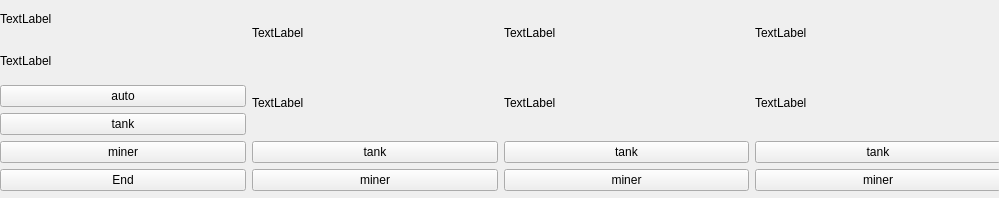
<?xml version="1.0" encoding="UTF-8"?>
<ui version="4.0">
 <class>Form1</class>
 <widget class="QWidget" name="Form1">
  <property name="geometry">
   <rect>
    <x>0</x>
    <y>0</y>
    <width>999</width>
    <height>198</height>
   </rect>
  </property>
  <property name="windowTitle">
   <string>Form</string>
  </property>
  <widget class="QWidget" name="layoutWidget">
   <property name="geometry">
    <rect>
     <x>0</x>
     <y>0</y>
     <width>1001</width>
     <height>191</height>
    </rect>
   </property>
   <layout class="QHBoxLayout" name="horizontalLayout">
    <item>
     <layout class="QVBoxLayout" name="verticalLayout">
      <item>
       <widget class="QLabel" name="label_2">
        <property name="text">
         <string>TextLabel</string>
        </property>
       </widget>
      </item>
      <item>
       <widget class="QLabel" name="label">
        <property name="text">
         <string>TextLabel</string>
        </property>
       </widget>
      </item>
      <item>
       <widget class="QPushButton" name="pushButton_10">
        <property name="text">
         <string>auto</string>
        </property>
       </widget>
      </item>
      <item>
       <widget class="QPushButton" name="pushButton">
        <property name="text">
         <string>tank</string>
        </property>
       </widget>
      </item>
      <item>
       <widget class="QPushButton" name="pushButton_2">
        <property name="text">
         <string>miner</string>
        </property>
       </widget>
      </item>
      <item>
       <widget class="QPushButton" name="pushButton_9">
        <property name="text">
         <string>End</string>
        </property>
       </widget>
      </item>
     </layout>
    </item>
    <item>
     <layout class="QVBoxLayout" name="verticalLayout_2">
      <item>
       <widget class="QLabel" name="label_4">
        <property name="text">
         <string>TextLabel</string>
        </property>
       </widget>
      </item>
      <item>
       <widget class="QLabel" name="label_5">
        <property name="text">
         <string>TextLabel</string>
        </property>
       </widget>
      </item>
      <item>
       <widget class="QPushButton" name="pushButton_3">
        <property name="text">
         <string>tank</string>
        </property>
       </widget>
      </item>
      <item>
       <widget class="QPushButton" name="pushButton_4">
        <property name="text">
         <string>miner</string>
        </property>
       </widget>
      </item>
     </layout>
    </item>
    <item>
     <layout class="QVBoxLayout" name="verticalLayout_3">
      <item>
       <widget class="QLabel" name="label_7">
        <property name="text">
         <string>TextLabel</string>
        </property>
       </widget>
      </item>
      <item>
       <widget class="QLabel" name="label_8">
        <property name="text">
         <string>TextLabel</string>
        </property>
       </widget>
      </item>
      <item>
       <widget class="QPushButton" name="pushButton_5">
        <property name="text">
         <string>tank</string>
        </property>
       </widget>
      </item>
      <item>
       <widget class="QPushButton" name="pushButton_6">
        <property name="text">
         <string>miner</string>
        </property>
       </widget>
      </item>
     </layout>
    </item>
    <item>
     <layout class="QVBoxLayout" name="verticalLayout_4">
      <item>
       <widget class="QLabel" name="label_10">
        <property name="text">
         <string>TextLabel</string>
        </property>
       </widget>
      </item>
      <item>
       <widget class="QLabel" name="label_11">
        <property name="text">
         <string>TextLabel</string>
        </property>
       </widget>
      </item>
      <item>
       <widget class="QPushButton" name="pushButton_7">
        <property name="text">
         <string>tank</string>
        </property>
       </widget>
      </item>
      <item>
       <widget class="QPushButton" name="pushButton_8">
        <property name="text">
         <string>miner</string>
        </property>
       </widget>
      </item>
     </layout>
    </item>
   </layout>
  </widget>
 </widget>
 <resources/>
 <connections/>
</ui>
